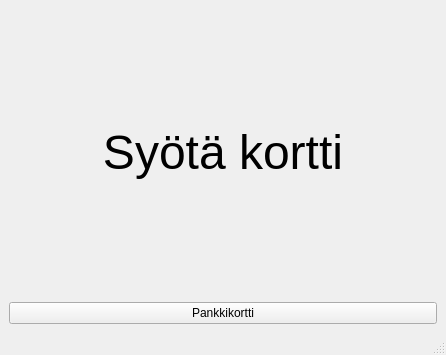
<?xml version="1.0" encoding="UTF-8"?>
<ui version="4.0">
 <class>MainWindow</class>
 <widget class="QMainWindow" name="MainWindow">
  <property name="geometry">
   <rect>
    <x>0</x>
    <y>0</y>
    <width>446</width>
    <height>355</height>
   </rect>
  </property>
  <property name="windowTitle">
   <string>MainWindow</string>
  </property>
  <property name="autoFillBackground">
   <bool>false</bool>
  </property>
  <widget class="QWidget" name="centralwidget">
   <layout class="QVBoxLayout" name="verticalLayout">
    <item>
     <layout class="QGridLayout" name="gridLayout">
      <item row="1" column="0">
       <widget class="QPushButton" name="debit">
        <property name="cursor">
         <cursorShape>PointingHandCursor</cursorShape>
        </property>
        <property name="text">
         <string>Pankkikortti</string>
        </property>
       </widget>
      </item>
      <item row="0" column="0">
       <widget class="QLabel" name="pinText">
        <property name="font">
         <font>
          <pointsize>36</pointsize>
         </font>
        </property>
        <property name="text">
         <string>Syötä kortti</string>
        </property>
        <property name="alignment">
         <set>Qt::AlignCenter</set>
        </property>
       </widget>
      </item>
     </layout>
    </item>
   </layout>
  </widget>
  <widget class="QStatusBar" name="statusbar"/>
 </widget>
 <resources/>
 <connections/>
</ui>
